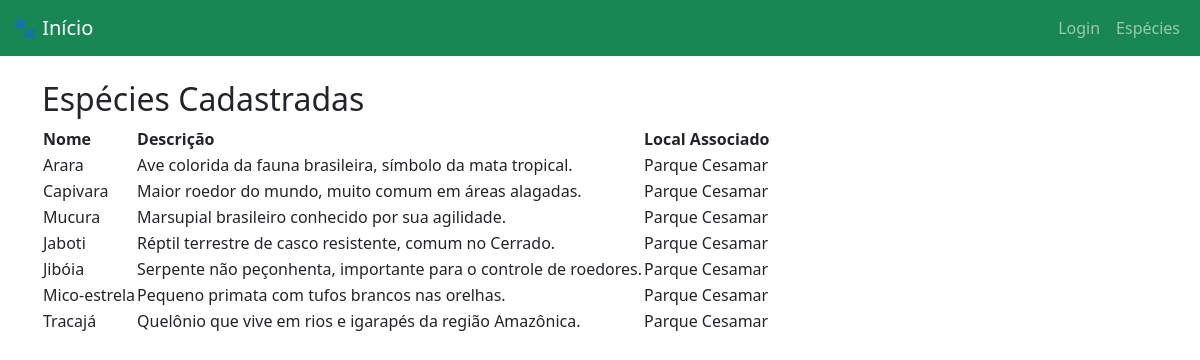
Screenshot of /listar_especies with the database file from the repository.
### app/models.py (models this page shows)
class Especie(db.Model):
    id = db.Column(db.Integer, primary_key=True)
    nome = db.Column(db.String(100), nullable=False)
    descricao = db.Column(db.Text)
    local_id = db.Column(db.Integer, db.ForeignKey('local.id'))
    local = db.relationship('Local', backref=db.backref('especies', lazy=True))

class Local(db.Model):
    id = db.Column(db.Integer, primary_key=True)
    nome = db.Column(db.String(100), nullable=False)
    descricao = db.Column(db.Text)
    latitude = db.Column(db.Float, nullable=False)
    longitude = db.Column(db.Float, nullable=False)

### app/views.py (the view)
@main.route('/listar_especies')
def listar_especies():
    especies = Especie.query.all()
    return render_template('listar_especies.html', especies=especies)

### app/__init__.py (called while the page is built)
def create_app():
    app = Flask(__name__)
    app.config['SECRET_KEY'] = 'minha_chave_secreta'
    app.config['SQLALCHEMY_DATABASE_URI'] = 'sqlite:///site.db'
    db.init_app(app)
    login_manager.init_app(app)
    @login_manager.user_loader
    def load_user(user_id):
        return db.session.get(Usuario, int(user_id))
    @app.context_processor
    def inject_user():
        return dict(current_user=current_user)
    from .views import main
    from .auth import auth
    app.register_blueprint(main)
    app.register_blueprint(auth)
    return app

### app/templates/listar_especies.html
{% extends 'base.html' %}
{% block content %}
<h2>Espécies Cadastradas</h2>
<table>
  <thead>
    <tr><th>Nome</th><th>Descrição</th><th>Local Associado</th></tr>
  </thead>
  <tbody>
    {% for especie in especies %}
    <tr>
      <td>{{ especie.nome }}</td>
      <td>{{ especie.descricao }}</td>
      <td>{{ especie.local.nome if especie.local }}</td>
    </tr>
    {% endfor %}
  </tbody>
</table>
{% endblock %}

### app/templates/base.html (shortened to what this page needs)
<!DOCTYPE html>
<html lang="pt-br">
<head>
  <link href="https://cdn.jsdelivr.net/npm/bootstrap@5.3.3/dist/css/bootstrap.min.css" rel="stylesheet">
  <link rel="stylesheet" href="https://unpkg.com/leaflet/dist/leaflet.css" />
</head>
<body>
<nav class="navbar navbar-expand-lg navbar-dark bg-success">
  <div class="container-fluid">
    <a class="navbar-brand" href="{{ url_for('main.index') }}">🐾 Início</a>
    <div class="collapse navbar-collapse">
      <ul class="navbar-nav ms-auto mb-2 mb-lg-0">
        {% if current_user.is_authenticated %}
          <li class="nav-item"><a class="nav-link" href="{{ url_for('main.cadastrar_especie') }}">Cadastrar Espécie</a></li>
          <li class="nav-item"><a class="nav-link" href="{{ url_for('main.cadastrar_local') }}">Cadastrar Local</a></li>
          <li class="nav-item"><a class="nav-link" href="{{ url_for('auth.cadastrar') }}">Cadastrar Usuário</a></li>
          <li class="nav-item"><a class="nav-link" href="{{ url_for('auth.logout') }}">Logout</a></li>
        {% else %}
          <li class="nav-item"><a class="nav-link" href="{{ url_for('auth.login') }}">Login</a></li>
        {% endif %}
        <li class="nav-item"><a class="nav-link" href="{{ url_for('main.listar_especies') }}">Espécies</a></li>
      </ul>
    </div>
  </div>
</nav>
<div class="container mt-4">
  {% block content %}{% endblock %}
</div>
</body>
</html>

### rows the page displays
Especie: nome "Arara", descricao "Ave colorida da fauna brasileira, símbolo da mata tropical.", local "Parque Cesamar"
Especie: nome "Capivara", descricao "Maior roedor do mundo, muito comum em áreas alagadas.", local "Parque Cesamar"
Especie: nome "Mucura", descricao "Marsupial brasileiro conhecido por sua agilidade.", local "Parque Cesamar"
Especie: nome "Jaboti", descricao "Réptil terrestre de casco resistente, comum no Cerrado.", local "Parque Cesamar"
Especie: nome "Jibóia", descricao "Serpente não peçonhenta, importante para o controle de roedores.", local "Parque Cesamar"
Especie: nome "Mico-estrela", descricao "Pequeno primata com tufos brancos nas orelhas.", local "Parque Cesamar"
Especie: nome "Tracajá", descricao "Quelônio que vive em rios e igarapés da região Amazônica.", local "Parque Cesamar"
